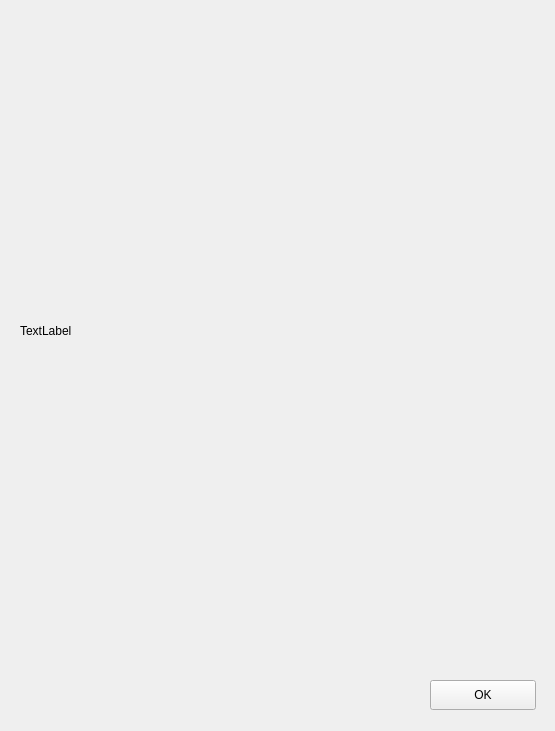
<?xml version="1.0" encoding="UTF-8"?>
<ui version="4.0">
 <class>DockWidget</class>
 <widget class="QDockWidget" name="DockWidget">
  <property name="geometry">
   <rect>
    <x>0</x>
    <y>0</y>
    <width>555</width>
    <height>731</height>
   </rect>
  </property>
  <property name="windowTitle">
   <string>DockWidget</string>
  </property>
  <widget class="QWidget" name="dockWidgetContents">
   <widget class="QLabel" name="lblAbout">
    <property name="geometry">
     <rect>
      <x>20</x>
      <y>10</y>
      <width>521</width>
      <height>641</height>
     </rect>
    </property>
    <property name="text">
     <string>TextLabel</string>
    </property>
   </widget>
   <widget class="QPushButton" name="pbAboutOk">
    <property name="geometry">
     <rect>
      <x>430</x>
      <y>680</y>
      <width>106</width>
      <height>30</height>
     </rect>
    </property>
    <property name="text">
     <string>OK</string>
    </property>
   </widget>
  </widget>
 </widget>
 <resources/>
 <connections/>
</ui>
